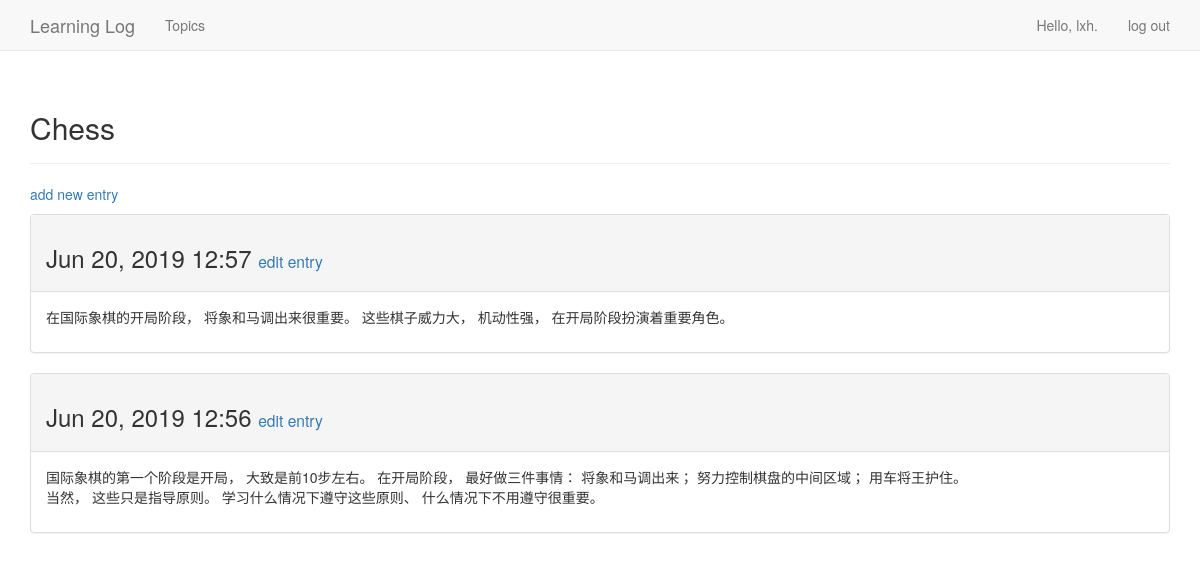
The page /topics/1/ (signed in) on the database its author committed.
### learning_logs/models.py (models this page shows, shortened)
class Topic(models.Model):
    text = models.CharField(max_length=200)
    date_added = models.DateTimeField(auto_now_add=True)
    owner = models.ForeignKey(User, on_delete=models.CASCADE)
    def __str__(self):
        return self.text

class Entry(models.Model):
    topic = models.ForeignKey(Topic, on_delete=models.CASCADE)
    text = models.TextField()
    date_added = models.DateTimeField(auto_now_add=True)
    class Meta:
        verbose_name_plural = 'entries'

### learning_logs/views.py (the view)
# urls.py: url(r'^topics/(?P<topic_id>\d+)/$', views.topic, name='topic'),
@login_required
def topic(request, topic_id):
    topic = Topic.objects.get(id=topic_id)
    if topic.owner != request.user:
        raise Http404
    entries = topic.entry_set.order_by('-date_added')
    context = {'topic': topic, 'entries': entries}
    return render(request, 'learning_logs/topic.html', context)

### learning_logs/templates/learning_logs/topic.html
{% extends 'learning_logs/base.html' %}
{% block header %}
	<h2>{{ topic }}</h2>
{% endblock header %}
{% block content %}
	<p>
		<a href="{% url 'learning_logs:new_entry' topic.id %}">add new entry</a>
	</p>
	{% for entry in entries %}
		<div class="panel panel-default">
			<div class="panel-heading">
				<h3>
				{{ entry.date_added|date:'M d, Y H:i' }}
					<small>
						<a href="{% url 'learning_logs:edit_entry' entry.id %}">edit entry</a>
					</small>
				</h3>
			</div>
			<div class="panel-body">
			{{ entry.text|linebreaks }}
			</div>
		</div>
	{% empty %}
		There are no entries for this topic yet.
	{% endfor %}
{% endblock content %}

### learning_logs/templates/learning_logs/base.html (shortened to what this page needs)
{% load bootstrap3 %}
<!DOCTYPE html>
<html lang="en">
	<head>
		{% bootstrap_css %}
	</head>
	<body>
		<nav class="navbar navbar-default navbar-static-top">
			<div class="container">
				<div class="navbar-header">
					<a class="navbar-brand" href="{% url 'learning_logs:index' %}">Learning Log</a>
				</div>
				<div id="navbar" class="navbar-collapse collapse">
					<ul class="nav navbar-nav">
						<li><a href="{% url 'learning_logs:topics' %}">Topics</a></li>
					</ul>
					<ul class="nav navbar-nav navbar-right">
					{% if user.is_authenticated %}
						<li><a>Hello, {{ user.username }}.</a></li>
						<li><a href="{% url 'users:logout' %}">log out</a></li>
					{% else %}
						<li><a href="{% url 'users:register' %}">register</a></li>
						<li><a href="{% url 'users:login' %}">log in</a></li>
					{% endif %}
					</ul>
				</div>
			</div>
		</nav>
		<div class="container">
			<div class="page-header">
				{% block header %}{% endblock header %}
			</div>
			<div>
				{% block content %}{% endblock content %}
			</div>
		</div>
	</body>
</html>

### rows shown on the page
Topic: text "Chess"
Entry: date_added "Jun 20, 2019 12:57", text "在国际象棋的开局阶段， 将象和马调出来很重要。 这些棋子威力大， 机动性强， 在开局阶段扮演着重要角色。"
Entry: date_added "Jun 20, 2019 12:56", text "国际象棋的第一个阶段是开局， 大致是前10步左右。 在开局阶段， 最好做三件事情： 将象和马调出来； 努力控制棋盘的中间区域； 用车将王护住。 当然， 这些只是指导原则。 学习什么情况下遵守这些原则、 什么情况下不用遵守很重要。"

### other values the page prints
{{ user.username }} "lxh"
